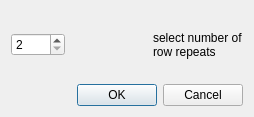
<?xml version="1.0" encoding="UTF-8"?>
<ui version="4.0">
 <class>RowRepeatNumDialog</class>
 <widget class="QDialog" name="RowRepeatNumDialog">
  <property name="geometry">
   <rect>
    <x>0</x>
    <y>0</y>
    <width>254</width>
    <height>117</height>
   </rect>
  </property>
  <property name="windowTitle">
   <string>Row Repeat Selector</string>
  </property>
  <layout class="QVBoxLayout" name="verticalLayout">
   <item>
    <layout class="QHBoxLayout" name="horizontalLayout">
     <item>
      <widget class="QSpinBox" name="numRepeatSpinner">
       <property name="minimum">
        <number>2</number>
       </property>
       <property name="maximum">
        <number>1000</number>
       </property>
      </widget>
     </item>
     <item>
      <spacer name="horizontalSpacer">
       <property name="orientation">
        <enum>Qt::Horizontal</enum>
       </property>
       <property name="sizeHint" stdset="0">
        <size>
         <width>40</width>
         <height>20</height>
        </size>
       </property>
      </spacer>
     </item>
     <item>
      <widget class="QLabel" name="label">
       <property name="text">
        <string>select number of 
row repeats</string>
       </property>
      </widget>
     </item>
    </layout>
   </item>
   <item>
    <widget class="QDialogButtonBox" name="buttonBox">
     <property name="orientation">
      <enum>Qt::Horizontal</enum>
     </property>
     <property name="standardButtons">
      <set>QDialogButtonBox::Cancel|QDialogButtonBox::Ok</set>
     </property>
    </widget>
   </item>
  </layout>
 </widget>
 <resources/>
 <connections>
  <connection>
   <sender>buttonBox</sender>
   <signal>accepted()</signal>
   <receiver>RowRepeatNumDialog</receiver>
   <slot>accept()</slot>
   <hints>
    <hint type="sourcelabel">
     <x>248</x>
     <y>254</y>
    </hint>
    <hint type="destinationlabel">
     <x>157</x>
     <y>274</y>
    </hint>
   </hints>
  </connection>
  <connection>
   <sender>buttonBox</sender>
   <signal>rejected()</signal>
   <receiver>RowRepeatNumDialog</receiver>
   <slot>reject()</slot>
   <hints>
    <hint type="sourcelabel">
     <x>316</x>
     <y>260</y>
    </hint>
    <hint type="destinationlabel">
     <x>286</x>
     <y>274</y>
    </hint>
   </hints>
  </connection>
 </connections>
</ui>
